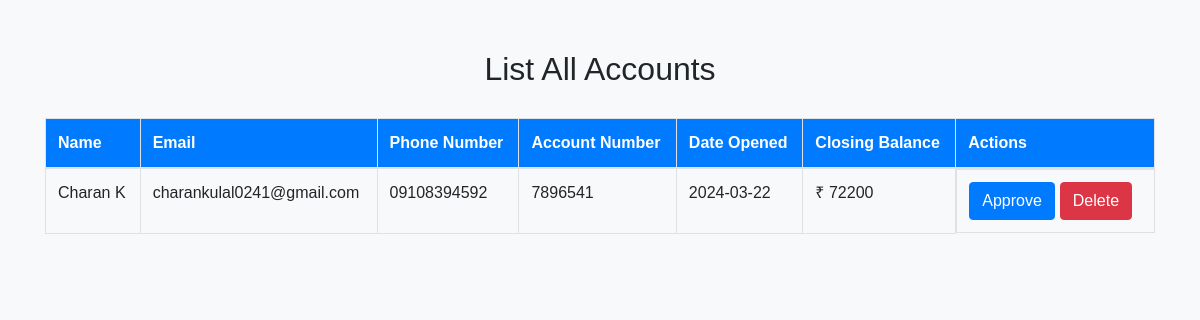
The app's page /pending_requests.php (signed in), older data.
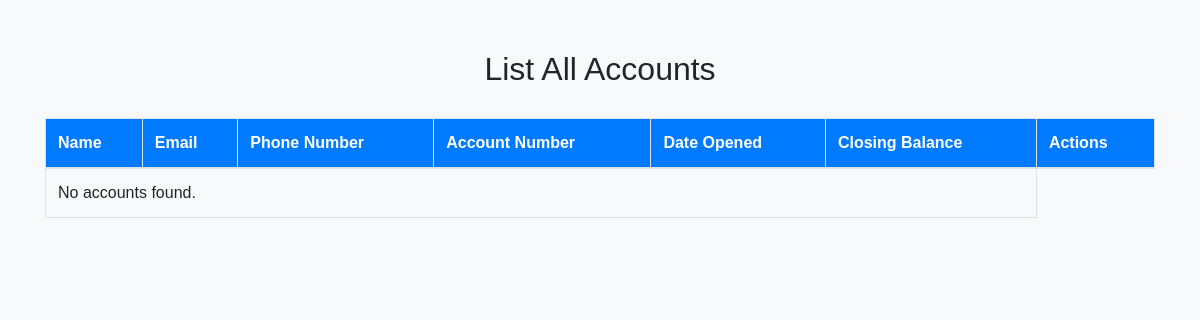
The same page, newer data.
### tables this page shows
CREATE TABLE `account` (
  `account_number` varchar(20) NOT NULL,
  `customer_id` int(11) NOT NULL,
  `balance` text NOT NULL,
  `date_opened` date NOT NULL DEFAULT current_timestamp(),
  `branch_id` int(11) NOT NULL,
  `status` text NOT NULL
);

CREATE TABLE `customer` (
  `customer_id` int(11) NOT NULL,
  `name` text NOT NULL,
  `username` text NOT NULL,
  `password` text NOT NULL,
  `email` text NOT NULL,
  `address` text NOT NULL,
  `phone_number` text NOT NULL,
  `dob` date NOT NULL
);

### pending_requests.php (the view, shortened to what this page needs)
<?php
include 'db_connect.php';
$sql = "SELECT customer.name, customer.email, customer.phone_number, account.account_number, account.date_opened, account.branch_id, account.balance
        FROM account
        JOIN customer ON account.customer_id = customer.customer_id
        WHERE account.status = 'pending';";
$result = $conn->query($sql);
?>
<!DOCTYPE html>
<html lang="en">
<head>
    <link rel="stylesheet" href="https://maxcdn.bootstrapcdn.com/bootstrap/4.5.2/css/bootstrap.min.css">
</head>
<body>
    <div class="container">
        <h2>List All Accounts</h2>
        <div class="table-responsive">
            <table class="table table-bordered">
                <thead>
                    <tr>
                        <th>Name</th>
                        <th>Email</th>
                        <th>Phone Number</th>
                        <th>Account Number</th>
                        <th>Date Opened</th>
                        <th>Closing Balance</th>
                        <th>Actions</th>
                    </tr>
                </thead>
                <tbody>
                    <?php
                    if ($result->num_rows > 0) {
                        while ($row = $result->fetch_assoc()) {
                            echo "<tr>";
                            echo "<td>" . $row["name"] . "</td>";
                            echo "<td>" . $row["email"] . "</td>";
                            echo "<td>" . $row["phone_number"] . "</td>";
                            echo "<td>" . $row["account_number"] . "</td>";
                            echo "<td>" . $row["date_opened"] . "</td>";
                            echo " <td> ₹ " . $row["balance"] . "</td>";
                            echo "<td class='btn-group'>";
                            echo "<form method='post' action='pending_requests.php'>";
                            echo "<button type='submit' class='btn btn-primary'>Approve</button>";
                            echo "</form>";
                            echo "<form method='post' action='pending_requests.php'>";
                            echo "<button type='submit' class='btn btn-danger' >Delete</button>";
                            echo "</form>";
                            echo "</td>";
                            echo "</tr>";
                        }
                    } else {
                        echo "<tr><td colspan='6'>No accounts found.</td></tr>";
                    }
                    ?>
                </tbody>
            </table>
        </div>
    </div>
</body>
</html>

Row changes from the older to the newer data that the page shows:
removed account: customer.name "Charan K", customer.email "charankulal0241@gmail.com", customer.phone_number "09108394592", account_number "7896541", date_opened "2024-03-22", balance "72200"
Text that changed along with them:
text now shown: "No accounts found."
